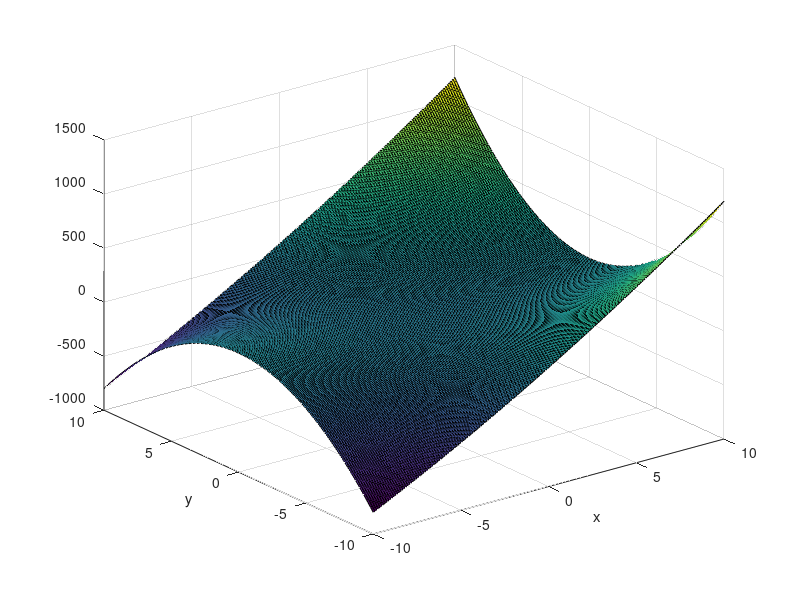

Recreate this plot in MATLAB.
x = (-10:0.1:10);
y = (-10:0.1:10);
[r, c] = size(x);
[ry, cy] = size(y);
f = zeros(c, cy);
for i=1:c
    for j=1:cy
          %f(i,j) = x(i)*x(i)*(1-x(i)-y(j));
          f(i,j) = x(i)*x(i)+x(i)*x(i)*y(j)+y(j)*y(j); 
          %f(i,j) = (x(i)*y(j))/(x(i)*x(i)+y(j)*y(j));
    end
end
hold off;
surf(x,y,f);
xlabel('x');
ylabel('y');